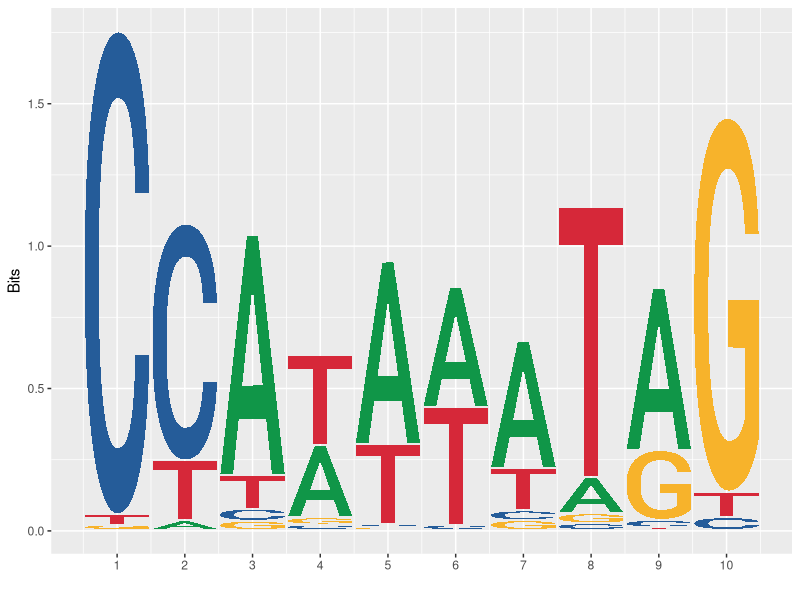
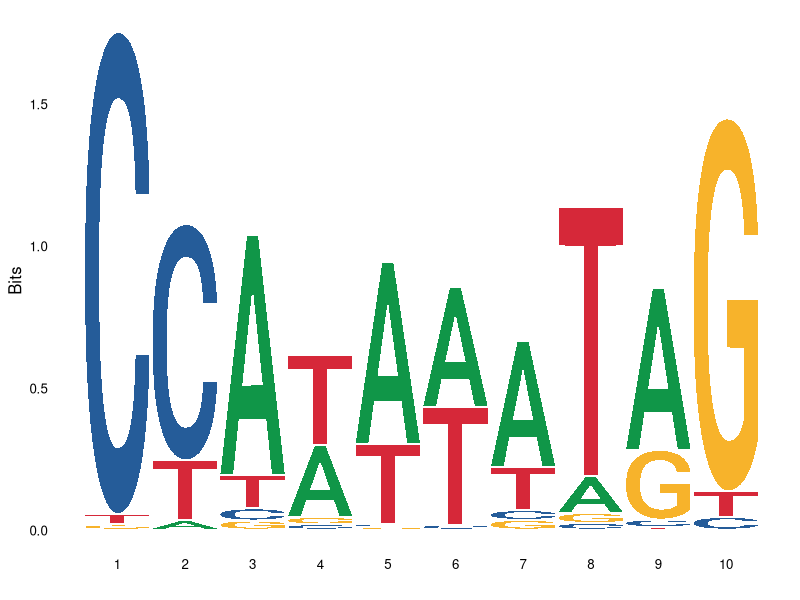
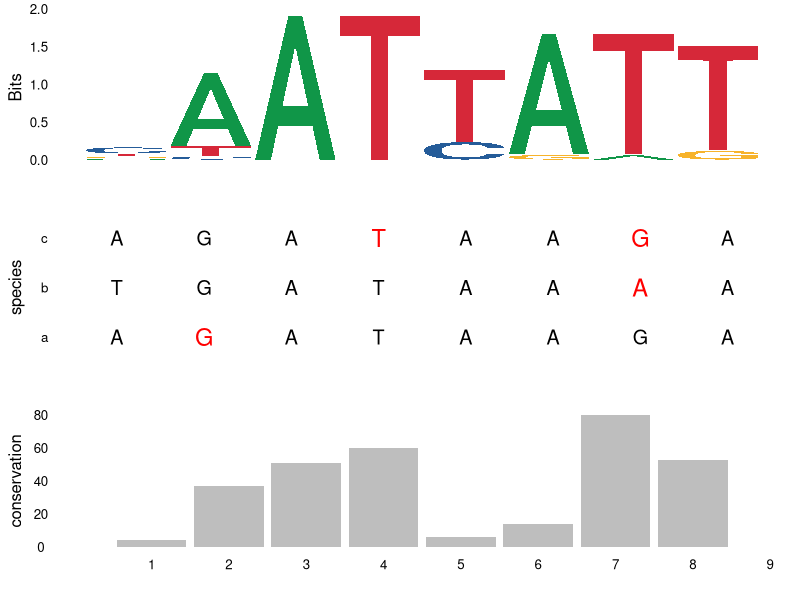

Here is the R script that generated these plots, in order:
# Load the required packages
require(ggplot2)
require(ggseqlogo)

# Some sample data
data(ggseqlogo_sample)

ggplot() + geom_logo(seqs_dna$MA0001.1)

ggseqlogo( seqs_dna$MA0001.1 )

# Sequences we're going to use for the logo
seqs = seqs_dna$MA0008.1

# Generate the sequence logo
p1 = ggseqlogo(seqs) + theme(axis.text.x = element_blank())

# Make data for sequence alignment
aln = data.frame(
  letter=strsplit("AGATAAGATGATAAAAAGATAAGA", "")[[1]], 
  species = rep(c("a", "b", "c"), each=8),
  x       = rep(1:8, 3)
)
aln$mut = 'no'
aln$mut[ c(2,15,20,23) ] = 'yes'

# Generate the sequence alignment
p2 = ggplot(aln, aes(x, species)) +
  geom_text(aes(label=letter, color=mut, size=mut)) + 
  scale_x_continuous(breaks=1:10, expand = c(0.105, 0)) + xlab('') + 
  scale_color_manual(values=c('black', 'red')) + 
  scale_size_manual(values=c(5, 6)) + 
  theme_logo() + 
  theme(legend.position = 'none', axis.text.x = element_blank()) 

# Generate barplot data
bp_data = data.frame(x=1:8, conservation=sample(1:100, 8))

# Generate barplot data 
p3 = ggplot(bp_data, aes(x, conservation)) +
  geom_bar(stat='identity', fill='grey') + 
  theme_logo() + 
  scale_x_continuous(breaks=1:10, expand = c(0.105, 0)) + 
  xlab('')


# Now combine using cowplot, which ensures the plots are aligned
suppressMessages( require(cowplot) )
plot_grid(p1, p2, p3,  ncol = 1, align = 'v')
